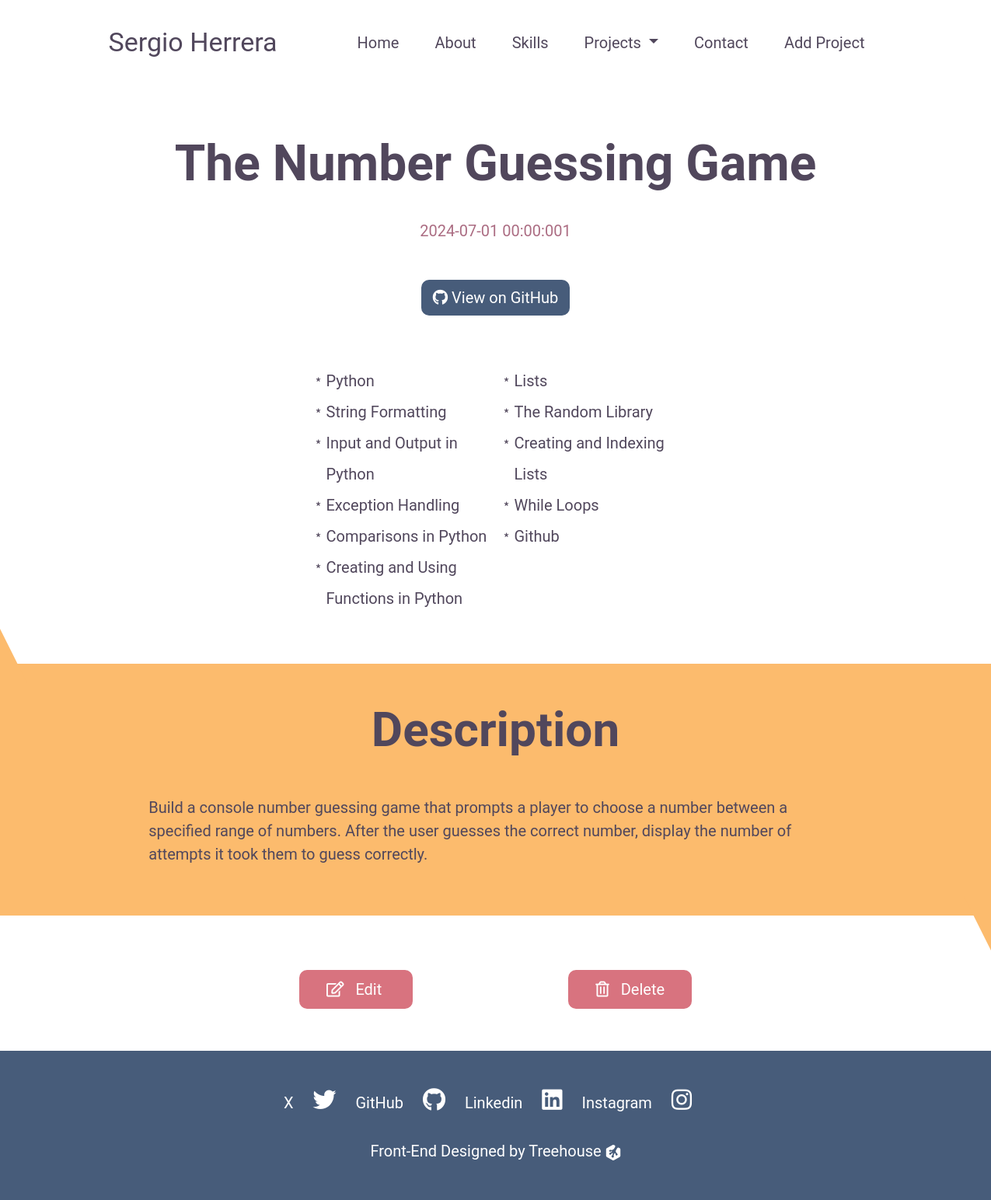
/projects/1, run on the app's committed database.
### models.py (models this page shows, shortened)
class Project(db.Model):
    __tablename__ = 'my_projects'
    id = db.Column(db.Integer, primary_key=True)  # primary key
    title=db.Column('Title', db.String())
    date = db.Column('Date',  db.DateTime, default=datetime.datetime.now)
    description=db.Column('Description', db.String())
    skills_practiced = db.Column('Skills Practice', db.String())
    url = db.Column('GitHub Repo', db.String())

### app.py (the view)
@app.route('/projects/<int:id>')
def detail(id):
    projects = db.session.query(Project).all()
    project = db.one_or_404(db.select(Project).filter_by(id=id))
    skills = project.skills_practiced
    return render_template('detail.html',
                           project=project,
                           id=id, skills=skills,
                           projects=projects)

### templates/detail.html
{% extends 'layout.html' %}
{% block content %}
<section class="header">
  <h1>{{project.title}}</h1>
  <p>{{project.date}}1</p>
  <a href="{{project.url}}" class="github-btn">
    <i class="fab fa-github"></i>
    View on GitHub
  </a>
  <ul class="project-skills">
    <div>
       {% for skill in project.skills_practiced.split(',')  %}
        <li>{{skill}}</li>
       {% endfor %}
    </div>
  </ul>
</section>
<section id="project-desc">
  <div id="triangle5"></div>
  <h2>Description</h2>
  <p>{{project.description}}</p>
  <div id="triangle6"></div>
</section>
<section id="edit-delete">
  <a href="{{url_for('edit',id=project.id )}}">
    <i class="fas fa-edit"></i>
    Edit
  </a>
  <a href="{{url_for('delete',id=project.id )}}">
    <i class="far fa-trash-alt"></i>
    Delete
  </a>
</section>
{% endblock content%}

### static/styles.css (style rules this page uses)
:root { --primary-text: #51475c; --secondary-text: #ab6c82; --primary: #475c7a; --secondary: #fcbb6d; --accent: #d8737f; --white: #fff; }
* { font-family: "Roboto", Arial, Helvetica, sans-serif; color: var(--primary-text); }
h2 { font-size: 30px; font-weight: bold; }
body { overflow-x: hidden; }
.header { margin-left: 5%; margin-right: 5%; margin-top: 5rem; text-align: center; }
.header h1 { font-size: 32px; font-weight: bold; }
.header p { font-size: 20px; color: var(--secondary-text); }
.header .github-btn { display: inline-block; margin-top: 2rem; margin-bottom: 4rem; }
.header .project-skills { list-style: none; text-align: left; margin: auto; line-height: 40px; max-width: 250px; margin-bottom: 4rem; }
.header .project-skills li { position: relative; }
.header .project-skills li::before { content: "\FE61"; position: absolute; left: -20px; }
.github-btn { border-radius: 10px; background-color: var(--primary); padding: 8px 15px; color: var(--white); text-decoration: none; }
.github-btn i { color: var(--white); }
#project-desc { background-color: var(--secondary); position: relative; text-align: center; padding-right: 5%; padding-left: 5%; }
#triangle5 { width: 0; height: 0; border-left: 50px solid transparent; border-right: 50px solid transparent; border-bottom: 100px solid var(--secondary); position: absolute; top: -75px; left: -65px; }
#project-desc h2 { padding-top: 3rem; margin-bottom: 3rem; }
#project-desc p { text-align: left; padding-bottom: 4rem; }
#triangle6 { width: 0; height: 0; border-left: 50px solid transparent; border-right: 50px solid transparent; border-top: 100px solid var(--secondary); position: absolute; bottom: -75px; right: -65px; }
#edit-delete { padding-top: 4rem; padding-bottom: 4rem; text-align: center; }
#edit-delete a { background-color: var(--accent); border-radius: 10px; color: var(--white); padding: 13px 35px; text-decoration: none; }
#edit-delete a:first-of-type { margin-right: 20px; }
#edit-delete a i { color: var(--white); margin-right: 10px; font-weight: normal; }
@media (min-width: 992px) { h2 { font-size: 62px; } }
@media (min-width: 992px) { .header h1 { font-size: 64px; margin-bottom: 2rem; } }
@media (min-width: 992px) { #project-desc { padding-right: 15%; padding-left: 15%; } }
@media (min-width: 1200px) { .header .project-skills { -webkit-column-count: 2; -moz-column-count: 2; column-count: 2; max-width: 500px; } }
@media (min-width: 1200px) { #edit-delete a:first-of-type { margin-right: 200px; } }

### data on the page
Project: title "The Number Guessing Game", date "2024-07-01 00:00:00", description "Build a console number guessing game that prompts a player to choose a number between a specified range of numbers. After the user guesses the correct number, display the number of attempts it took them to guess correctly."

### other printed values
{{ skill }} "Python" "String Formatting" "Input and Output in Python" "Exception Handling" "Comparisons in Python" "Creating and Using Functions in Python" "Lists" "The Random Library" "Creating and Indexing Lists" "While Loops" "Github"
